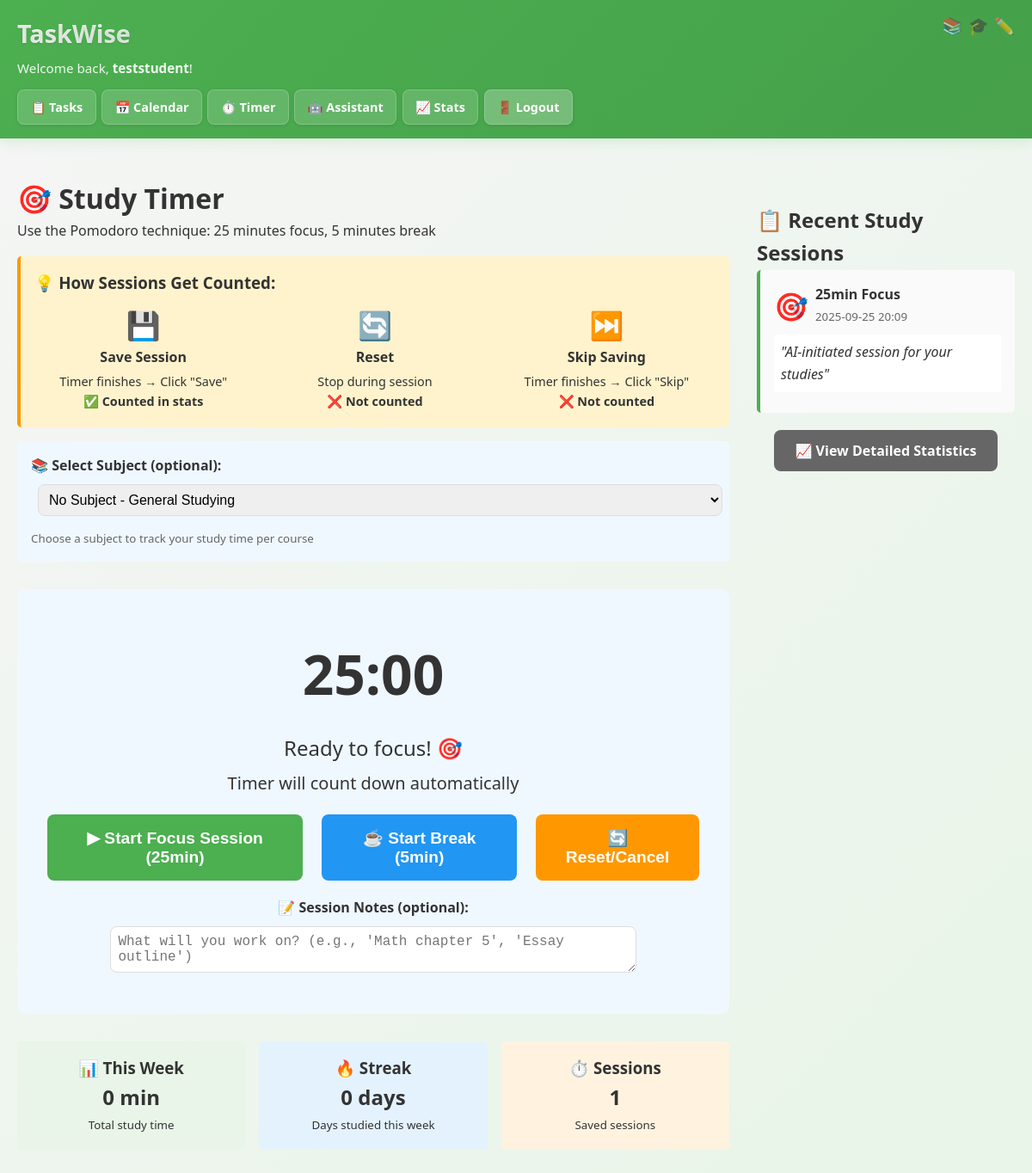
Screenshot of /study_timer (signed in) with the database file from the repository.
### tables this page shows
CREATE TABLE study_sessions (
    id INTEGER PRIMARY KEY AUTOINCREMENT,
    user_id INTEGER NOT NULL,
    subject_id INTEGER,
    duration_minutes INTEGER NOT NULL,
    notes TEXT,
    session_type TEXT DEFAULT 'focus',  -- focus or break
    created_at DATETIME DEFAULT CURRENT_TIMESTAMP,
    FOREIGN KEY (user_id) REFERENCES users (id),
    FOREIGN KEY (subject_id) REFERENCES subjects (id)
);

### app.py (the view)
@app.route('/study_timer')
def study_timer():
    if 'user_id' not in session:
        return redirect('/login')
    conn = get_db_connection()
    subjects = conn.execute(
        'SELECT * FROM subjects WHERE user_id = ? ORDER BY name',
        (session['user_id'],)
    ).fetchall()
    recent_sessions = conn.execute('''
        SELECT study_sessions.*, subjects.name as subject_name
        FROM study_sessions
        LEFT JOIN subjects ON study_sessions.subject_id = subjects.id
        WHERE study_sessions.user_id = ?
        ORDER BY study_sessions.created_at DESC
        LIMIT 10
    ''', (session['user_id'],)).fetchall()
    weekly_stats = conn.execute('''
        SELECT
            SUM(duration_minutes) as total_minutes,
            COUNT(*) as session_count,
            strftime('%Y-%m-%d', created_at) as study_date
        FROM study_sessions
        WHERE user_id = ? AND created_at >= date('now', '-7 days')
        GROUP BY study_date
        ORDER BY study_date DESC
    ''', (session['user_id'],)).fetchall()
    conn.close()
    return render_template('study_timer.html',
                         subjects=subjects,
                         recent_sessions=recent_sessions,
                         weekly_stats=weekly_stats)

### app.py (called while the page is built)
def get_db_connection():
    if os.environ.get('DATABASE_URL'):
        import psycopg2
        conn = psycopg2.connect(os.environ.get('DATABASE_URL'))
    else:
        conn = sqlite3.connect('student_tasks.db')
        conn.row_factory = sqlite3.Row
    return conn

### templates/study_timer.html (shortened to what this page needs)
{% extends "base.html" %}
{% block content %}
<div class="container">
    <div class="study-timer-section">
        <h1>🎯 Study Timer</h1>
        <p>Use the Pomodoro technique: 25 minutes focus, 5 minutes break</p>
        <div style="background: #fff3cd; padding: 1rem; border-radius: 5px; margin: 1rem 0; border-left: 4px solid #ff9800;">
            <h3>💡 How Sessions Get Counted:</h3>
            <div style="display: grid; grid-template-columns: repeat(auto-fit, minmax(200px, 1fr)); gap: 1rem; margin-top: 0.5rem;">
                <div style="text-align: center;">
                    <div style="font-size: 2rem;">💾</div>
                    <strong>Save Session</strong>
                    <p style="margin: 0.2rem 0; font-size: 0.9em;">Timer finishes → Click "Save"<br>✅ <strong>Counted in stats</strong></p>
                </div>
                <div style="text-align: center;">
                    <div style="font-size: 2rem;">🔄</div>
                    <strong>Reset</strong>
                    <p style="margin: 0.2rem 0; font-size: 0.9em;">Stop during session<br>❌ <strong>Not counted</strong></p>
                </div>
                <div style="text-align: center;">
                    <div style="font-size: 2rem;">⏭️</div>
                    <strong>Skip Saving</strong>
                    <p style="margin: 0.2rem 0; font-size: 0.9em;">Timer finishes → Click "Skip"<br>❌ <strong>Not counted</strong></p>
                </div>
            </div>
        </div>
        <div style="background: #f0f8ff; padding: 1rem; border-radius: 5px; margin: 1rem 0;">
            <label><strong>📚 Select Subject (optional):</strong></label>
            <select id="subject-select" style="padding: 0.5rem; margin-left: 0.5rem; font-size: 1rem;">
                <option value="">No Subject - General Studying</option>
            </select>
            <small style="display: block; margin-top: 0.5rem; color: #666;">
                Choose a subject to track your study time per course
            </small>
        </div>
        <div id="timer-container" style="text-align: center; margin: 2rem 0; padding: 2rem; background: #f0f8ff; border-radius: 10px;">
            <div id="timer-display" style="font-size: 4rem; font-weight: bold; margin: 1rem 0;">25:00</div>
            <div id="timer-status" style="font-size: 1.5rem; margin: 1rem 0; min-height: 3rem;">
                <span id="status-main">Ready to focus! 🎯</span>
                <br>
                <small id="status-help">Timer will count down automatically</small>
            </div>
            <div style="display: flex; justify-content: center; gap: 1rem; margin: 1rem 0;">
                <button id="start-btn" class="btn" style="background: #4CAF50; color: white; padding: 1rem 2rem; font-size: 1.2rem;">
                    ▶ Start Focus Session (25min)
                </button>
                <button id="break-btn" class="btn" style="background: #2196F3; color: white; padding: 1rem 2rem; font-size: 1.2rem;">
                    ☕ Start Break (5min)
                </button>
                <button id="reset-btn" class="btn" style="background: #ff9800; color: white; padding: 1rem 2rem; font-size: 1.2rem;">
                    🔄 Reset/Cancel
                </button>
            </div>
            <div style="margin-top: 1rem;">
                <label><strong>📝 Session Notes (optional):</strong></label><br>
                <textarea id="session-notes" placeholder="What will you work on? (e.g., 'Math chapter 5', 'Essay outline')"
                         rows="2" style="width: 80%; padding: 0.5rem; margin: 0.5rem 0;"></textarea>
            </div>
        </div>
        <div style="display: grid; grid-template-columns: repeat(auto-fit, minmax(200px, 1fr)); gap: 1rem; margin: 2rem 0;">
            <div style="background: #e8f5e8; padding: 1rem; border-radius: 5px; text-align: center;">
                <h3>📊 This Week</h3>
                <p style="font-size: 1.5rem; font-weight: bold;">
                    {{ weekly_stats|sum(attribute='total_minutes')|default(0) }} min
                </p>
                <small>Total study time</small>
            </div>
            <div style="background: #e3f2fd; padding: 1rem; border-radius: 5px; text-align: center;">
                <h3>🔥 Streak</h3>
                <p style="font-size: 1.5rem; font-weight: bold;">
                    {{ (weekly_stats|length if weekly_stats else 0) }} days
                </p>
                <small>Days studied this week</small>
            </div>
            <div style="background: #fff3e0; padding: 1rem; border-radius: 5px; text-align: center;">
                <h3>⏱️ Sessions</h3>
                <p style="font-size: 1.5rem; font-weight: bold;">
                    {{ recent_sessions|length }}
                </p>
                <small>Saved sessions</small>
            </div>
        </div>
    </div>
    <div class="recent-sessions" style="margin-top: 2rem;">
        <h2>📋 Recent Study Sessions</h2>
        {% if recent_sessions %}
            <div style="display: grid; grid-template-columns: repeat(auto-fit, minmax(300px, 1fr)); gap: 1rem;">
                {% for session in recent_sessions %}
                <div class="session-item" style="border-left: 4px solid {% if session.session_type == 'focus' %}#4CAF50{% else %}#2196F3{% endif %}; padding: 1rem; background: #fafafa; border-radius: 5px;">
                    <div style="display: flex; align-items: center; margin-bottom: 0.5rem;">
                        <span style="font-size: 2rem; margin-right: 0.5rem;">
                            {% if session.session_type == 'focus' %}🎯{% else %}☕{% endif %}
                        </span>
                        <div>
                            <strong>{{ session.duration_minutes }}min {{ session.session_type.title() }}</strong>
                            <br>
                            <small style="color: #666;">{{ session.created_at[:16] }}</small>
                        </div>
                    </div>
                    {% if session.notes %}
                    <p style="margin: 0.5rem 0; font-style: italic; background: white; padding: 0.5rem; border-radius: 3px;">
                        "{{ session.notes }}"
                    </p>
                    {% endif %}
                </div>
                {% endfor %}
            </div>
        {% else %}
            <p style="text-align: center; padding: 2rem; background: #f9f9f9; border-radius: 5px;">
                No study sessions yet. Complete a timer and click "Save Session"!
            </p>
        {% endif %}
        <div style="text-align: center; margin-top: 2rem;">
            <a href="/study_stats" class="btn" style="background: #666; color: white; text-decoration: none; padding: 0.8rem 1.5rem;">
                📈 View Detailed Statistics
            </a>
        </div>
    </div>
</div>
{% endblock %}

### templates/base.html (style rules this page uses)
* { box-sizing: border-box; margin: 0; padding: 0; }
body { font-family: 'Segoe UI', Tahoma, Geneva, Verdana, sans-serif; line-height: 1.6; color: #333; margin: 0; padding: 0; background: linear-gradient(135deg, #f5f5f5 0%, #e8f5e8 100%); min-height: 100vh; }
.container { display: grid; grid-template-columns: 1fr 300px; gap: 2rem; }
.btn { padding: 0.7rem 1.5rem; border: none; border-radius: 8px; cursor: pointer; margin: 0.2rem; font-weight: 600; transition: all 0.3s ease; }
input, textarea, select { width: 100%; padding: 0.8rem; margin: 0.5rem 0; border: 1px solid #ddd; border-radius: 8px; font-size: 1rem; }
a { color: #4CAF50; text-decoration: none; }

### rows the page displays
study_sessions: duration_minutes "25", session_type "Focus", created_at "2025-09-25 20:09", notes "AI-initiated session for your studies"

### other values shown
{{ session.username }} "teststudent"
{{ weekly_stats|sum(attribute='total_minutes')|default(0) }} "0"
{{ (weekly_stats|length if weekly_stats else 0) }} "0"
{{ recent_sessions|length }} "1"
